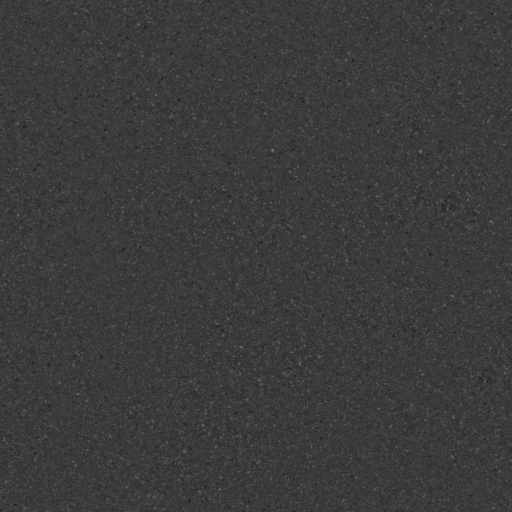
#> input picture tools/gazebo_monza/materials/floor.jpg, 1024 x 1024 px (shown at 1/2 size)
$ python prepare_monza_asphalt.py
#> lines starting #> are read from the running program, lines starting #| are printed output that depends on the picture
"""Bake the Monza lap pavement once from the bundled CC0 asphalt photograph."""
from pathlib import Path

import numpy as np
from PIL import Image


MATERIALS = Path(__file__).resolve().parent / "materials"
SIZE = 2048


def pavement_tone(photo, cells):
    """Expand photographic variations across the tile with continuous edges."""
    samples = np.asarray(photo.resize((cells, cells), Image.Resampling.BOX))
    padded = Image.fromarray(np.pad(samples, 2, mode="wrap"))
    step = SIZE // cells
    width = SIZE + 4 * step
    enlarged = padded.resize((width, width), Image.Resampling.BICUBIC)
    values = np.asarray(enlarged.crop((2*step, 2*step, width-2*step, width-2*step)))
    return (values - values.mean()) / values.std()


def main():
    with Image.open(MATERIALS / "floor.jpg") as source:
#> source is the input picture: PIL image 1024x1024 RGB; min 14, max 113, mean 59.1
        photo = source.convert("L").convert("F")
    # Four 0.8 m aggregate tiles retain the size of the original grains.
    # LANCZOS preserves their shape when baking a 512 px patch from the 1K photo.
    grain = np.asarray(photo.resize((SIZE // 4, SIZE // 4), Image.Resampling.LANCZOS))
    grain = np.tile(grain - grain.mean(), (4, 4))
#> grain: shape (2048, 2048) float32
    # Preserve asphalt grain up close. Weak, larger-scale changes in the
    # binder colour remain visible when the renderer filters out fine grain.
    tone = pavement_tone(photo, 64)
#> in pavement_tone, `samples = np.asarray(photo.resize((cells, cells), Image.Resampling.BOX))`:
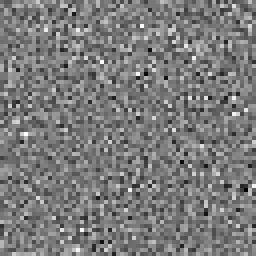
#> samples: shape (64, 64) float32 (shown 4 times larger); min 53.52, max 65.13, mean 59.1; drawn with min black and max white
#> in pavement_tone, `padded = Image.fromarray(np.pad(samples, 2, mode="wrap"))`:
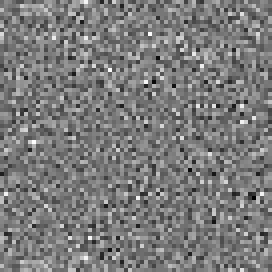
#> padded: PIL image 68x68 F (shown 4 times larger); min 53.52, max 65.13, mean 59.2; drawn with min black and max white
#> in pavement_tone, `enlarged = padded.resize((width, width), Image.Resampling.BICUBIC)`:
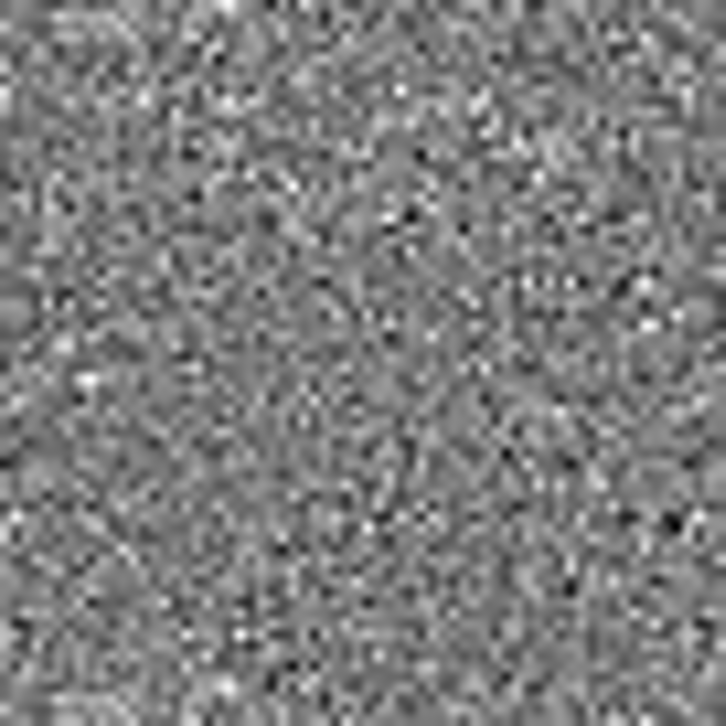
#> enlarged: PIL image 2176x2176 F (shown at 1/3 size); min 53.21, max 65.23, mean 59.2; drawn with min black and max white
#> in pavement_tone, `values = np.asarray(enlarged.crop((2*step, 2*step, width-2*step, width..`:
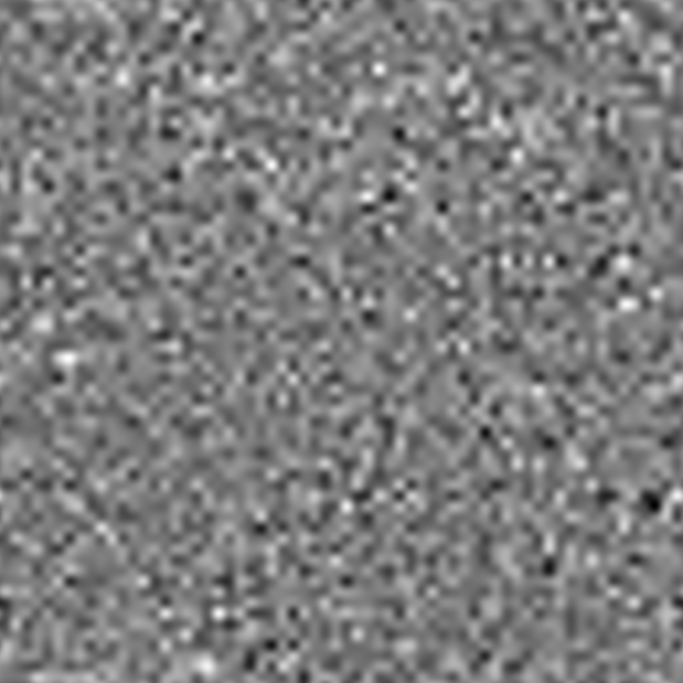
#> values: shape (2048, 2048) float32 (shown at 1/3 size); min 53.21, max 65.23, mean 59.1; drawn with min black and max white
    broad_tone = pavement_tone(photo.transpose(Image.Transpose.ROTATE_90), 16)
#> call 2 of pavement_tone, with cells = 16
#> in pavement_tone (call 2), `enlarged = padded.resize((width, width), Image.Resampling.BICUBIC)`:
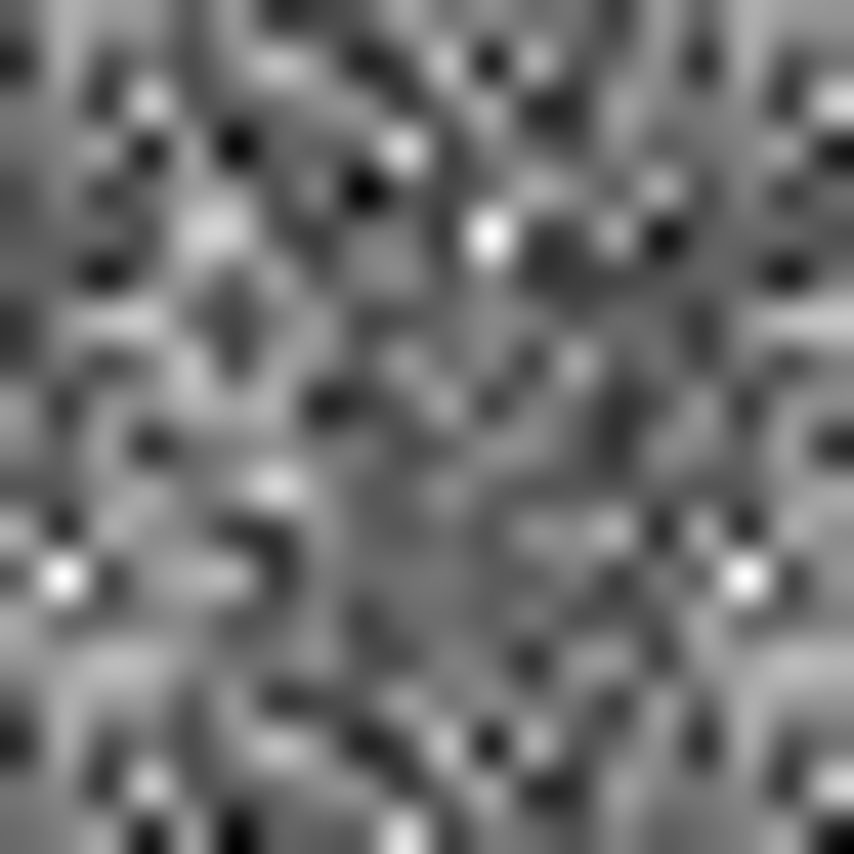
#> enlarged: PIL image 2560x2560 F (shown at 1/3 size); min 58.26, max 60.27, mean 59.2; drawn with min black and max white
#> in pavement_tone (call 2), `values = np.asarray(enlarged.crop((2*step, 2*step, width-2*step, width..`:
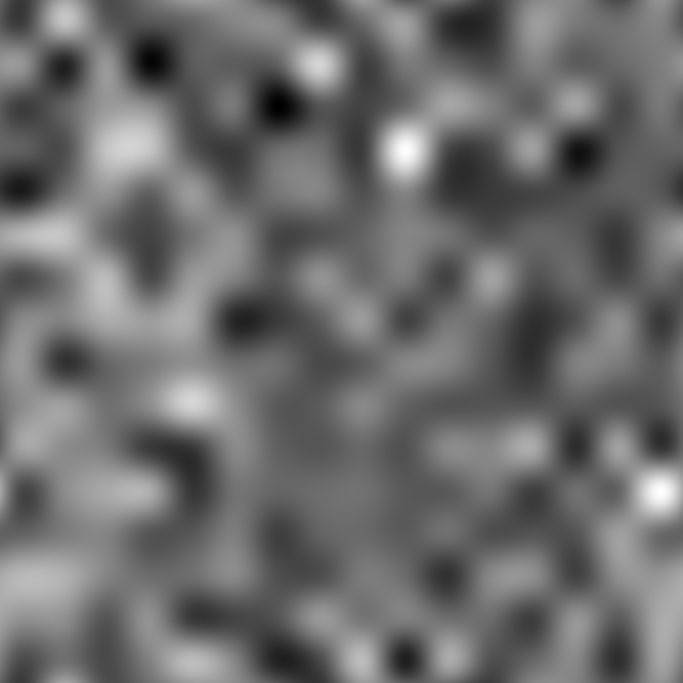
#> values: shape (2048, 2048) float32 (shown at 1/3 size); min 58.3, max 60.27, mean 59.1; drawn with min black and max white
    albedo = 117 + 1.7 * grain + 5.5 * tone + 3.5 * broad_tone
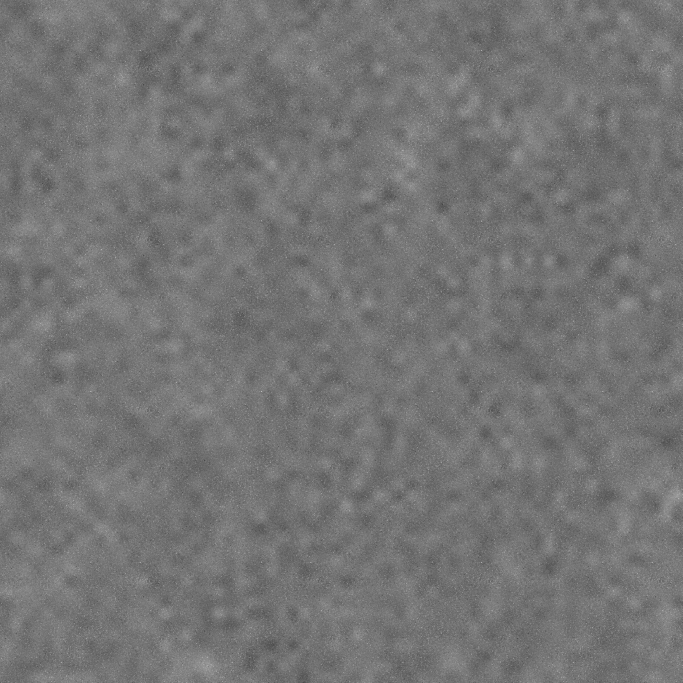
#> albedo: shape (2048, 2048) float32 (shown at 1/3 size); min 40.33, max 232.4, mean 117
    pixels = np.clip(albedo.round(), 0, 255).astype(np.uint8)
    Image.fromarray(pixels).convert("RGB").save(MATERIALS / "monza_asphalt.jpg", quality=91)


if __name__ == "__main__":
    main()
